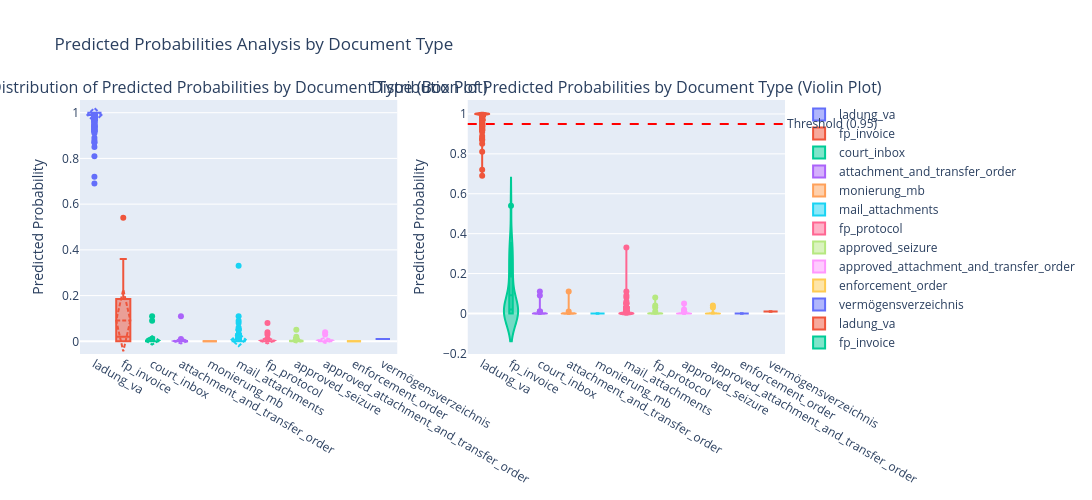

Notebook cell for this chart:
### Code cell
import plotly.graph_objects as go
from plotly.subplots import make_subplots

# Create subplots with 1 row and 2 columns
fig = make_subplots(
    rows=1, cols=2,
    subplot_titles=('Distribution of Predicted Probabilities by Document Type (Box Plot)',
                    'Distribution of Predicted Probabilities by Document Type (Violin Plot)')
)

# Get unique document types
doc_types = doc_type_to_pred['document_type'].unique()

# Add box plots
for doc_type in doc_types:
    data_subset = doc_type_to_pred[doc_type_to_pred['document_type'] == doc_type]
    fig.add_trace(
        go.Box(
            y=data_subset['predicted_probs'],
            name=doc_type,
            boxmean='sd'
        ),
        row=1, col=1
    )

# Add violin plots
for doc_type in doc_types:
    data_subset = doc_type_to_pred[doc_type_to_pred['document_type'] == doc_type]
    fig.add_trace(
        go.Violin(
            y=data_subset['predicted_probs'],
            name=doc_type,
            box_visible=True,
            meanline_visible=True
        ),
        row=1, col=2
    )

# Add threshold line to violin plot
fig.add_hline(
    y=0.95, 
    line_dash="dash", 
    line_color="red",
    annotation_text="Threshold (0.95)",
    annotation_position="right",
    col=2
)

# Update layout
fig.update_layout(
    height=500,
    width=1400,
    showlegend=True,
    title_text="Predicted Probabilities Analysis by Document Type"
)

# Update y-axes labels
fig.update_yaxes(title_text="Predicted Probability", row=1, col=1)
fig.update_yaxes(title_text="Predicted Probability", row=1, col=2)

fig.show()

# Summary statistics by document type
print("\nSummary Statistics by Document Type:")
print(doc_type_to_pred.groupby('document_type')['predicted_probs'].describe())

### Figure 1 — Plotly figure (JSON) as saved in the notebook; plotly's stock layout.template omitted (floating-point values rounded to 4 significant figures; data arrays with more than 128 entries replaced by an {"elided": "..."} marker saying what was removed)
{"data": [{"boxmean": "sd", "name": "ladung_va", "type": "box", "xaxis": "x", "y": {"elided": "406 float values"}, "yaxis": "y"}, {"boxmean": "sd", "name": "fp_invoice", "type": "box", "xaxis": "x", "y": [0.0, 0.0, 0.04, 0.22, 0.36, 0.0, 0.11, 0.03, 0.01, 0.0, 0.02, 0.07, 0.19, 0.0, 0.0, 0.0, 0.23, 0.03, 0.54, 0.0, 0.0, 0.3, 0.34, 0.0, 0.01, 0.0, 0.0, 0.0, 0.31, 0.3, 0.0, 0.19, 0.0, 0.02, 0.0, 0.03, 0.17, 0.0, 0.04], "yaxis": "y"}, {"boxmean": "sd", "name": "court_inbox", "type": "box", "xaxis": "x", "y": [0.0, 0.0, 0.0, 0.11, 0.0, 0.0, 0.0, 0.0, 0.0, 0.0, 0.0, 0.0, 0.0, 0.0, 0.0, 0.01, 0.0, 0.0, 0.01, 0.0, 0.0, 0.0, 0.0, 0.0, 0.0, 0.0, 0.0, 0.0, 0.0, 0.0, 0.0, 0.0, 0.0, 0.0, 0.0, 0.0, 0.0, 0.0, 0.01, 0.0, 0.0, 0.0, 0.09, 0.0, 0.0, 0.0, 0.0, 0.0, 0.0, 0.0, 0.0, 0.0, 0.0, 0.0, 0.0, 0.0, 0.0], "yaxis": "y"}, {"boxmean": "sd", "name": "attachment_and_transfer_order", "type": "box", "xaxis": "x", "y": [0.0, 0.0, 0.0, 0.0, 0.0, 0.0, 0.0, 0.0, 0.0, 0.0, 0.0, 0.0, 0.0, 0.0, 0.0, 0.0, 0.0, 0.0, 0.0, 0.0, 0.0, 0.0, 0.0, 0.0, 0.0, 0.0, 0.0, 0.0, 0.0, 0.0, 0.0, 0.0, 0.0, 0.0, 0.0, 0.0, 0.11, 0.01, 0.0, 0.0, 0.0, 0.0, 0.0, 0.0, 0.0, 0.0, 0.0, 0.0, 0.0, 0.0, 0.0, 0.0, 0.0, 0.0, 0.0, 0.0, 0.0, 0.0, 0.0, 0.0, 0.0, 0.0, 0.0, 0.0, 0.0, 0.0, 0.0, 0.0, 0.0, 0.0, 0.0, 0.0, 0.0, 0.0, 0.0, 0.0, 0.0, 0.0, 0.0, 0.0, 0.0, 0.0, 0.0, 0.0, 0.0, 0.0, 0.0, 0.0, 0.0, 0.0, 0.0, 0.0, 0.0, 0.0, 0.0, 0.0, 0.0, 0.0, 0.0, 0.0, 0.0, 0.0, 0.0, 0.0, 0.0, 0.0, 0.0, 0.0, 0.0, 0.0, 0.0, 0.0, 0.0, 0.0, 0.0, 0.0, 0.0], "yaxis": "y"}, {"boxmean": "sd", "name": "monierung_mb", "type": "box", "xaxis": "x", "y": [0.0, 0.0, 0.0, 0.0, 0.0, 0.0, 0.0, 0.0, 0.0, 0.0, 0.0, 0.0, 0.0, 0.0, 0.0, 0.0, 0.0, 0.0, 0.0, 0.0, 0.0, 0.0, 0.0, 0.0, 0.0, 0.0, 0.0, 0.0, 0.0, 0.0, 0.0, 0.0, 0.0, 0.0, 0.0, 0.0, 0.0, 0.0, 0.0, 0.0, 0.0, 0.0, 0.0, 0.0, 0.0, 0.0, 0.0, 0.0, 0.0, 0.0, 0.0, 0.0, 0.0, 0.0, 0.0, 0.0, 0.0, 0.0, 0.0, 0.0, 0.0, 0.0, 0.0, 0.0, 0.0, 0.0, 0.0, 0.0, 0.0, 0.0, 0.0, 0.0, 0.0, 0.0, 0.0, 0.0, 0.0, 0.0, 0.0, 0.0, 0.0, 0.0, 0.0, 0.0, 0.0, 0.0, 0.0, 0.0, 0.0, 0.0, 0.0, 0.0, 0.0, 0.0, 0.0, 0.0, 0.0, 0.0, 0.0, 0.0, 0.0, 0.0, 0.0, 0.0, 0.0, 0.0, 0.0], "yaxis": "y"}, {"boxmean": "sd", "name": "mail_attachments", "type": "box", "xaxis": "x", "y": {"elided": "191 float values"}, "yaxis": "y"}, {"boxmean": "sd", "name": "fp_protocol", "type": "box", "xaxis": "x", "y": [0.0, 0.0, 0.0, 0.0, 0.0, 0.0, 0.0, 0.0, 0.0, 0.0, 0.0, 0.0, 0.0, 0.0, 0.0, 0.0, 0.0, 0.0, 0.0, 0.0, 0.0, 0.03, 0.0, 0.0, 0.01, 0.0, 0.0, 0.0, 0.0, 0.0, 0.0, 0.0, 0.0, 0.0, 0.0, 0.0, 0.0, 0.0, 0.0, 0.0, 0.0, 0.0, 0.0, 0.0, 0.0, 0.0, 0.0, 0.08, 0.0, 0.0, 0.04], "yaxis": "y"}, {"boxmean": "sd", "name": "approved_seizure", "type": "box", "xaxis": "x", "y": [0.0, 0.0, 0.0, 0.0, 0.0, 0.0, 0.0, 0.0, 0.0, 0.0, 0.0, 0.0, 0.0, 0.01, 0.01, 0.0, 0.0, 0.0, 0.0, 0.0, 0.01, 0.0, 0.0, 0.0, 0.0, 0.0, 0.0, 0.0, 0.05, 0.0, 0.0, 0.0, 0.0, 0.0, 0.0, 0.0, 0.0, 0.0, 0.01, 0.02, 0.0, 0.0, 0.0, 0.0, 0.0, 0.0, 0.0, 0.0, 0.0, 0.0, 0.0, 0.0, 0.0, 0.0, 0.0, 0.01, 0.0, 0.0, 0.0, 0.01, 0.0, 0.0, 0.0, 0.0, 0.0, 0.0, 0.0, 0.0, 0.0, 0.0, 0.0, 0.0, 0.01, 0.0, 0.0, 0.0, 0.0, 0.0, 0.01], "yaxis": "y"}, {"boxmean": "sd", "name": "approved_attachment_and_transfer_order", "type": "box", "xaxis": "x", "y": [0.0, 0.0, 0.03, 0.0, 0.0, 0.0, 0.0, 0.0, 0.0, 0.0, 0.04, 0.0, 0.0, 0.0, 0.0, 0.0], "yaxis": "y"}, {"boxmean": "sd", "name": "enforcement_order", "type": "box", "xaxis": "x", "y": [0.0, 0.0, 0.0, 0.0], "yaxis": "y"}, {"boxmean": "sd", "name": "vermögensverzeichnis", "type": "box", "xaxis": "x", "y": [0.01], "yaxis": "y"}, {"box": {"visible": true}, "meanline": {"visible": true}, "name": "ladung_va", "type": "violin", "xaxis": "x2", "y": {"elided": "406 float values"}, "yaxis": "y2"}, {"box": {"visible": true}, "meanline": {"visible": true}, "name": "fp_invoice", "type": "violin", "xaxis": "x2", "y": [0.0, 0.0, 0.04, 0.22, 0.36, 0.0, 0.11, 0.03, 0.01, 0.0, 0.02, 0.07, 0.19, 0.0, 0.0, 0.0, 0.23, 0.03, 0.54, 0.0, 0.0, 0.3, 0.34, 0.0, 0.01, 0.0, 0.0, 0.0, 0.31, 0.3, 0.0, 0.19, 0.0, 0.02, 0.0, 0.03, 0.17, 0.0, 0.04], "yaxis": "y2"}, {"box": {"visible": true}, "meanline": {"visible": true}, "name": "court_inbox", "type": "violin", "xaxis": "x2", "y": [0.0, 0.0, 0.0, 0.11, 0.0, 0.0, 0.0, 0.0, 0.0, 0.0, 0.0, 0.0, 0.0, 0.0, 0.0, 0.01, 0.0, 0.0, 0.01, 0.0, 0.0, 0.0, 0.0, 0.0, 0.0, 0.0, 0.0, 0.0, 0.0, 0.0, 0.0, 0.0, 0.0, 0.0, 0.0, 0.0, 0.0, 0.0, 0.01, 0.0, 0.0, 0.0, 0.09, 0.0, 0.0, 0.0, 0.0, 0.0, 0.0, 0.0, 0.0, 0.0, 0.0, 0.0, 0.0, 0.0, 0.0], "yaxis": "y2"}, {"box": {"visible": true}, "meanline": {"visible": true}, "name": "attachment_and_transfer_order", "type": "violin", "xaxis": "x2", "y": [0.0, 0.0, 0.0, 0.0, 0.0, 0.0, 0.0, 0.0, 0.0, 0.0, 0.0, 0.0, 0.0, 0.0, 0.0, 0.0, 0.0, 0.0, 0.0, 0.0, 0.0, 0.0, 0.0, 0.0, 0.0, 0.0, 0.0, 0.0, 0.0, 0.0, 0.0, 0.0, 0.0, 0.0, 0.0, 0.0, 0.11, 0.01, 0.0, 0.0, 0.0, 0.0, 0.0, 0.0, 0.0, 0.0, 0.0, 0.0, 0.0, 0.0, 0.0, 0.0, 0.0, 0.0, 0.0, 0.0, 0.0, 0.0, 0.0, 0.0, 0.0, 0.0, 0.0, 0.0, 0.0, 0.0, 0.0, 0.0, 0.0, 0.0, 0.0, 0.0, 0.0, 0.0, 0.0, 0.0, 0.0, 0.0, 0.0, 0.0, 0.0, 0.0, 0.0, 0.0, 0.0, 0.0, 0.0, 0.0, 0.0, 0.0, 0.0, 0.0, 0.0, 0.0, 0.0, 0.0, 0.0, 0.0, 0.0, 0.0, 0.0, 0.0, 0.0, 0.0, 0.0, 0.0, 0.0, 0.0, 0.0, 0.0, 0.0, 0.0, 0.0, 0.0, 0.0, 0.0, 0.0], "yaxis": "y2"}, {"box": {"visible": true}, "meanline": {"visible": true}, "name": "monierung_mb", "type": "violin", "xaxis": "x2", "y": [0.0, 0.0, 0.0, 0.0, 0.0, 0.0, 0.0, 0.0, 0.0, 0.0, 0.0, 0.0, 0.0, 0.0, 0.0, 0.0, 0.0, 0.0, 0.0, 0.0, 0.0, 0.0, 0.0, 0.0, 0.0, 0.0, 0.0, 0.0, 0.0, 0.0, 0.0, 0.0, 0.0, 0.0, 0.0, 0.0, 0.0, 0.0, 0.0, 0.0, 0.0, 0.0, 0.0, 0.0, 0.0, 0.0, 0.0, 0.0, 0.0, 0.0, 0.0, 0.0, 0.0, 0.0, 0.0, 0.0, 0.0, 0.0, 0.0, 0.0, 0.0, 0.0, 0.0, 0.0, 0.0, 0.0, 0.0, 0.0, 0.0, 0.0, 0.0, 0.0, 0.0, 0.0, 0.0, 0.0, 0.0, 0.0, 0.0, 0.0, 0.0, 0.0, 0.0, 0.0, 0.0, 0.0, 0.0, 0.0, 0.0, 0.0, 0.0, 0.0, 0.0, 0.0, 0.0, 0.0, 0.0, 0.0, 0.0, 0.0, 0.0, 0.0, 0.0, 0.0, 0.0, 0.0, 0.0], "yaxis": "y2"}, {"box": {"visible": true}, "meanline": {"visible": true}, "name": "mail_attachments", "type": "violin", "xaxis": "x2", "y": {"elided": "191 float values"}, "yaxis": "y2"}, {"box": {"visible": true}, "meanline": {"visible": true}, "name": "fp_protocol", "type": "violin", "xaxis": "x2", "y": [0.0, 0.0, 0.0, 0.0, 0.0, 0.0, 0.0, 0.0, 0.0, 0.0, 0.0, 0.0, 0.0, 0.0, 0.0, 0.0, 0.0, 0.0, 0.0, 0.0, 0.0, 0.03, 0.0, 0.0, 0.01, 0.0, 0.0, 0.0, 0.0, 0.0, 0.0, 0.0, 0.0, 0.0, 0.0, 0.0, 0.0, 0.0, 0.0, 0.0, 0.0, 0.0, 0.0, 0.0, 0.0, 0.0, 0.0, 0.08, 0.0, 0.0, 0.04], "yaxis": "y2"}, {"box": {"visible": true}, "meanline": {"visible": true}, "name": "approved_seizure", "type": "violin", "xaxis": "x2", "y": [0.0, 0.0, 0.0, 0.0, 0.0, 0.0, 0.0, 0.0, 0.0, 0.0, 0.0, 0.0, 0.0, 0.01, 0.01, 0.0, 0.0, 0.0, 0.0, 0.0, 0.01, 0.0, 0.0, 0.0, 0.0, 0.0, 0.0, 0.0, 0.05, 0.0, 0.0, 0.0, 0.0, 0.0, 0.0, 0.0, 0.0, 0.0, 0.01, 0.02, 0.0, 0.0, 0.0, 0.0, 0.0, 0.0, 0.0, 0.0, 0.0, 0.0, 0.0, 0.0, 0.0, 0.0, 0.0, 0.01, 0.0, 0.0, 0.0, 0.01, 0.0, 0.0, 0.0, 0.0, 0.0, 0.0, 0.0, 0.0, 0.0, 0.0, 0.0, 0.0, 0.01, 0.0, 0.0, 0.0, 0.0, 0.0, 0.01], "yaxis": "y2"}, {"box": {"visible": true}, "meanline": {"visible": true}, "name": "approved_attachment_and_transfer_order", "type": "violin", "xaxis": "x2", "y": [0.0, 0.0, 0.03, 0.0, 0.0, 0.0, 0.0, 0.0, 0.0, 0.0, 0.04, 0.0, 0.0, 0.0, 0.0, 0.0], "yaxis": "y2"}, {"box": {"visible": true}, "meanline": {"visible": true}, "name": "enforcement_order", "type": "violin", "xaxis": "x2", "y": [0.0, 0.0, 0.0, 0.0], "yaxis": "y2"}, {"box": {"visible": true}, "meanline": {"visible": true}, "name": "vermögensverzeichnis", "type": "violin", "xaxis": "x2", "y": [0.01], "yaxis": "y2"}], "layout": {"annotations": [{"font": {"size": 16}, "showarrow": false, "text": "Distribution of Predicted Probabilities by Document Type (Box Plot)", "x": 0.225, "xanchor": "center", "xref": "paper", "y": 1, "yanchor": "bottom", "yref": "paper"}, {"font": {"size": 16}, "showarrow": false, "text": "Distribution of Predicted Probabilities by Document Type (Violin Plot)", "x": 0.775, "xanchor": "center", "xref": "paper", "y": 1, "yanchor": "bottom", "yref": "paper"}, {"showarrow": false, "text": "Threshold (0.95)", "x": 1, "xanchor": "left", "xref": "x2 domain", "y": 0.95, "yanchor": "middle", "yref": "y2"}], "height": 500, "shapes": [{"line": {"color": "red", "dash": "dash"}, "type": "line", "x0": 0, "x1": 1, "xref": "x2 domain", "y0": 0.95, "y1": 0.95, "yref": "y2"}], "showlegend": true, "title": {"text": "Predicted Probabilities Analysis by Document Type"}, "width": 1400, "xaxis": {"anchor": "y", "domain": [0, 0.45]}, "xaxis2": {"anchor": "y2", "domain": [0.55, 1]}, "yaxis": {"anchor": "x", "domain": [0, 1], "title": {"text": "Predicted Probability"}}, "yaxis2": {"anchor": "x2", "domain": [0, 1], "title": {"text": "Predicted Probability"}}}}
